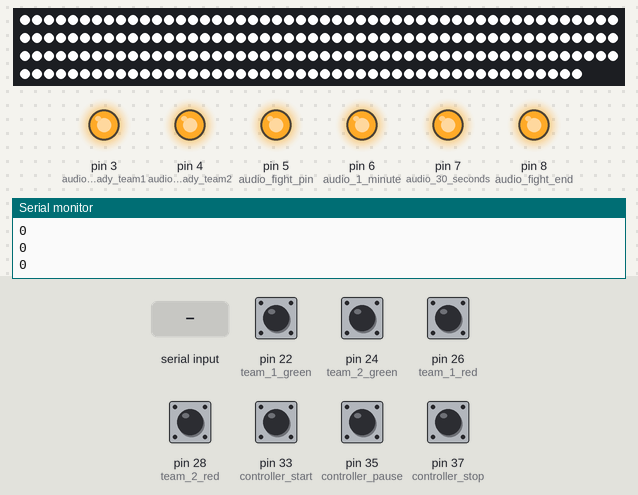
This sketch was run on a simulated Arduino Mega 2560, built with avr-gcc and run on an emulated ATmega2560. Shown: 197 RGB LEDs in strip order, left to right, continuing on the next row, output pins drawn as LEDs (lit = HIGH), the last lines printed to the serial monitor. The inputs (shaded band) are chosen by the test bench; at power-on: pin 22 (team_1_green), pin 24 (team_2_green), pin 26 (team_1_red), pin 28 (team_2_red), pin 33 (controller_start), pin 35 (controller_pause), pin 37 (controller_stop) HIGH.

Above: at 1.2 s.
1.3 s: pin 22 (team_1_green) pulled LOW for 0.15 s
At 2.6 s:
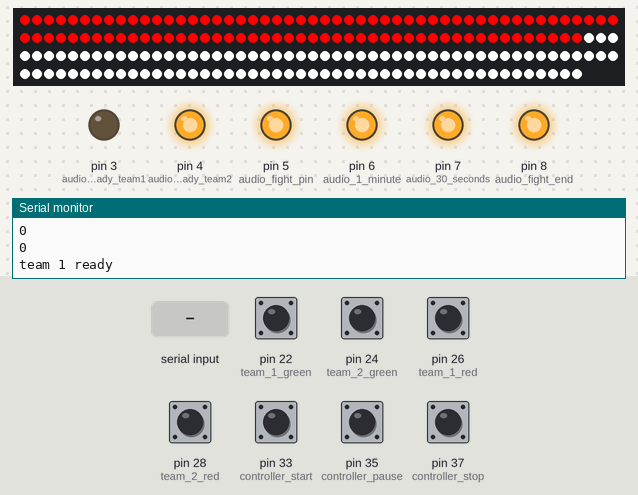
4.4 s: pin 24 (team_2_green) pulled LOW for 0.15 s
At 8.4 s:
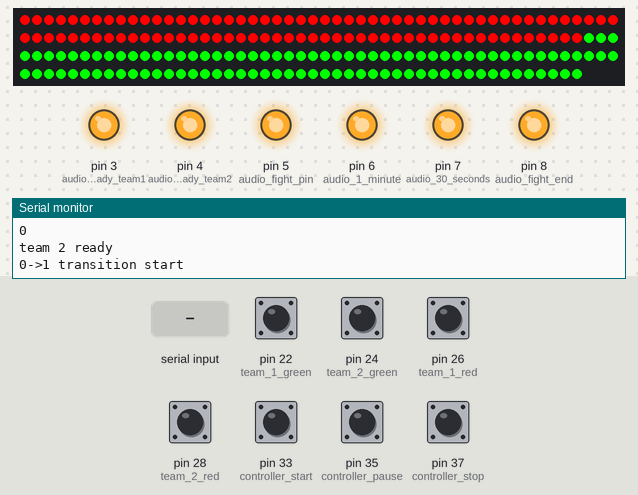
13.5 s: "u" received over Serial
16.5 s: byte 32 (' ') received over Serial
19.5 s: pin 33 (controller_start) pulled LOW for 3.2 s
At 24.3 s:
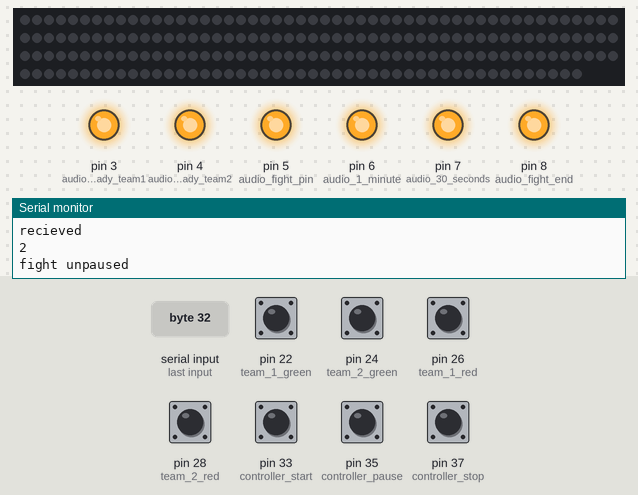
Timing chart, 0 to 25.2 s (numbered marks = the images above; inputs shaded):
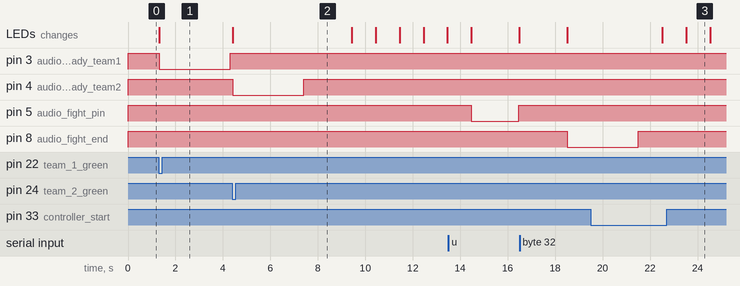

Measured:
- after the input at 1.3 s, pin 3 (audio_Ready_team1): HIGH → LOW at once, → HIGH 3.0 s later; the LEDs: change at once (image 1)
- after the input at 4.4 s, pin 4 (audio_Ready_team2): HIGH → LOW at once, → HIGH 3.0 s later; the LEDs: change at once (image 2)
- what the display in image 3 shows lasts 1.0 s, from 23.5 s to 24.5 s

The sketch:

Arena_controller_FSM.ino
```cpp
//adafruit neopixel library setup
#include <Adafruit_NeoPixel.h>
#ifdef __AVR__
#include <avr/power.h>
#endif
#define PIN        9
#define NUMPIXELS 197
#define team1Length 97
#define team2Length 100


Adafruit_NeoPixel pixels(NUMPIXELS, PIN, NEO_GRB + NEO_KHZ800);
#define DELAYVAL 10

  /* welcome to the V1 beetle arena controller code if you are an arena controller here is what you need to know:
  serial input is enabled and can at as an arena controller all on its own!
  here are the keys you need to know:

  f: fight start, also unpause when in unstick state (state 2)
  spacebar: end match
  r: reset
  u: unstick

note: these are case sensitive
 */

//definitions
  /*code is setup for an arduino mega atm -  if you change you will need to change this variable, set pullup to pull down and change the button
  input side to 3.3v */
  bool ESP = false;

  //color variables
    int red = 0;
    int green = 0;
    int blue = 0;

  //computer inputs
    char receivedChar;
    boolean newData = false;

  //declare audio pins
    int audio_Ready_team1 = 3;
    int audio_Ready_team2 = 4;
    int audio_fight_pin = 5;
    int audio_1_minute = 6;
    int audio_30_seconds = 7;
    int audio_fight_end = 8;


  // declare button inputs
    //gnd pins bc im short on time and dont want to solder even more shit
    int team_1_green = 22;
    int team_1_green_gnd = 23;

    int team_2_green = 24;
    int team_2_green_gnd = 25;

    int team_1_red = 26;
    int team_1_red_gnd = 27;

    int team_2_red = 28;
    int team_2_red_gnd = 29;

  //override controller buttons
    //this system just uses an arduino gnd pin for the moment
    int controller_start = 33;
    int controller_pause = 35;
    int controller_stop = 37;

    int controller_timer_add = 32;
    int controller_timer_subtract = 34;
    int controller_reset = 36;

  // tracks game state
    int state = 0;

  // memory storage for ready buttons
    bool ready1 = false;
    bool ready2 = false;

  //memory for timer announcments
    bool min_triggered = false;
    bool half_min_triggered = false;

  // start time of the timer
    long timer_last_millis = 0;
    long current_millis = 0;
    long timer = 0;

  // set match length
    long match_lenght_millis = 60000*3;


void setup() {
  // put your setup code here, to run once:
    Serial.begin(9600);
    Serial.println("<Arduino is ready>");

  //audio plays when a pin is pulled low - set all audio control pins high
    pinMode(audio_Ready_team1, OUTPUT);
    pinMode(audio_Ready_team2, OUTPUT);
    pinMode(audio_fight_pin, OUTPUT);
    pinMode(audio_1_minute, OUTPUT);
    pinMode(audio_30_seconds, OUTPUT);
    pinMode(audio_fight_end, OUTPUT);

    digitalWrite(audio_Ready_team1, HIGH);
    digitalWrite(audio_Ready_team2, HIGH);
    digitalWrite(audio_fight_pin, HIGH);
    digitalWrite(audio_1_minute, HIGH);
    digitalWrite(audio_30_seconds, HIGH);
    digitalWrite(audio_fight_end, HIGH);

    pinMode(team_1_green,INPUT_PULLUP);
    pinMode(team_2_green,INPUT_PULLUP);
    pinMode(team_1_red,INPUT_PULLUP);
    pinMode(team_2_red,INPUT_PULLUP);

  //when using pullup! - arduino
    pinMode(team_1_green_gnd,OUTPUT);
    pinMode(team_2_green_gnd,OUTPUT);
    pinMode(team_1_red_gnd,OUTPUT);
    pinMode(team_2_red_gnd,OUTPUT);

    pinMode(controller_start,INPUT_PULLUP);
    pinMode(controller_pause,INPUT_PULLUP);
    pinMode(controller_stop,INPUT_PULLUP);

    pinMode(controller_reset,INPUT_PULLUP);
    pinMode(controller_timer_subtract,INPUT_PULLUP);
    pinMode(controller_timer_add,INPUT_PULLUP);

  //led initialization
    #if defined(__AVR_ATtiny85__) && (F_CPU == 16000000)
      clock_prescale_set(clock_div_1);
    #endif
      pixels.begin();

    pixels.setBrightness(255);
    color_fill(255,255,255);
}

void loop()
{
  recvOneChar();
  //debug statement
  Serial.println(state);


  // Finite state machine
  switch (state){
    case  0:
      // start state 0

      // team 1 ready up
      if((digitalRead(team_1_green) == ESP) && (ready1 == false))
      {
        ready1 = true;
        pixels.fill(pixels.Color(255,0,0),0,team1Length);
        pixels.show();
        Serial.println("team 1 ready");
        triggerAudio(audio_Ready_team1,3000);
      }

      //team 2 ready up
      if((digitalRead(team_2_green) == ESP) && (ready2 == false))
      {
        ready2 = true;
        pixels.fill(pixels.Color(0,255,0),team1Length,team2Length);
        pixels.show();
        Serial.println("team 2 ready");
        triggerAudio(audio_Ready_team2,3000);
      }

      //check start conditon
      if ((((ready1 == true) && (ready2 == true)) || (digitalRead(controller_start) == ESP)) || (receivedChar == 'f'))
      {
        state = 1;
        // STATE 0->1 transition logic
        Serial.println("0->1 transition start");
        timer_last_millis = millis();
        timer = 0;
        min_triggered = false;
        half_min_triggered = false;

        //reset ready 1 & 2 to be used later
        ready1 = false;
        ready2 = false;
        delay(1000);
        for (int i = 0; i < 3; i++) {
          delay(1000);
          color_fill(255,0,0);
          delay(1000);
          pixels.clear();
          pixels.show();
        }
        triggerAudio(audio_fight_pin,2000);
        Serial.println("match start");
        color_fill(0,0,255);
        delay(2000);
      }
      break;


    case 1:
      //in match - countdown active
      color_fill(255,255,255);
      //delta time implemetation - in short a time tracker
      current_millis = millis();
      timer += current_millis - timer_last_millis;
      timer_last_millis = current_millis;

      //timer debug
      Serial.println(timer/1000);

      if (timer >= match_lenght_millis)
      {
        //if the timer is up transition to match end
      state = 3;
        // state 1->3 transition logic
      triggerAudio(audio_fight_end,1000);
      Serial.println("match time over");
      fightEndAnim();
      }


      //1 minute left
      if ( (timer >= match_lenght_millis-(60000*1)) && (min_triggered == false) )
        {
          min_triggered = true;
          triggerAudio(audio_1_minute,3000);
          Serial.println("1 minute left");
        }

      //30 seconds left
      if ( (timer >= match_lenght_millis-(60000*.5)) && (half_min_triggered == false) )
        {
          half_min_triggered = true;
          triggerAudio(audio_30_seconds,3000);
          Serial.println("30 seconds left");
        }

      //unstick
      if ((digitalRead(team_1_green) == ESP) || (digitalRead(team_2_green) == ESP) || (digitalRead(controller_pause) == ESP)|| (receivedChar == 'u'))
        {
          //pause match for unstick or override
          state = 2;
          //state 1->2 transition logic
          //led to purple
          color_fill(255,255,0);

          Serial.print("fight paused");
          triggerAudio(audio_fight_end,3000);
        }


      //tapout
      if ((digitalRead(team_1_red) == ESP) || (digitalRead(team_2_red) == ESP) || (digitalRead(controller_stop) == ESP) || (receivedChar == ' '))
        {
          //end match for tapout or override
          state = 3;
          //state 1->3 transition logic
          Serial.print("tapout");
          triggerAudio(audio_fight_end,1000);
          fightEndAnim();
        }
        break;


    case 2:
      // match paused
      if (digitalRead(controller_start) == ESP || (receivedChar == 'f'))
      {
        // unpause 2->1
        state = 1;
        Serial.print("fight unpaused");

        //redo start sequence
        for (int i = 0; i < 3; i++) {
          delay(1000);
          color_fill(255,0,0);
          delay(1000);
          pixels.clear();
          pixels.show();
        }
        triggerAudio(audio_fight_pin,2000);
        Serial.println("match start");
        color_fill(0,0,255);
        delay(2000);
        timer_last_millis = millis();
        }


      if (digitalRead(controller_stop) == ESP || (receivedChar == ' '))
      {
        // stop match 2->3 transition
        timer_last_millis = millis();
        state = 3;
        Serial.print("controller override stop");
        fightEndAnim();
      }
      break;


    case 3:
      //match complete
      if(digitalRead(controller_reset) == ESP || (receivedChar == 'r'))
      state = 0;
      color_fill(255,255,255);

  }
  showNewData();
  receivedChar = "o";
}

void triggerAudio(int fileNumber,int Tdelay)
{
  digitalWrite(fileNumber, LOW);
  delay(Tdelay);
  digitalWrite(fileNumber, HIGH);
}


void color_fill(int color1, int color2, int color3)
{
  pixels.fill(pixels.Color(color1,color2,color3));
  pixels.show();
}

void recvOneChar() {
    if (Serial.available() > 0) {
        receivedChar = Serial.read();
        Serial.println("recieved");
        newData = true;
    }
}

void showNewData() {
    if (newData == true) {
        Serial.print("This just in ... ");
        Serial.println(receivedChar);
        newData = false;
    }
}

void fightEndAnim(){
  //fight stop anim
    color_fill(255,0,0);
    delay(5000);
}
```
